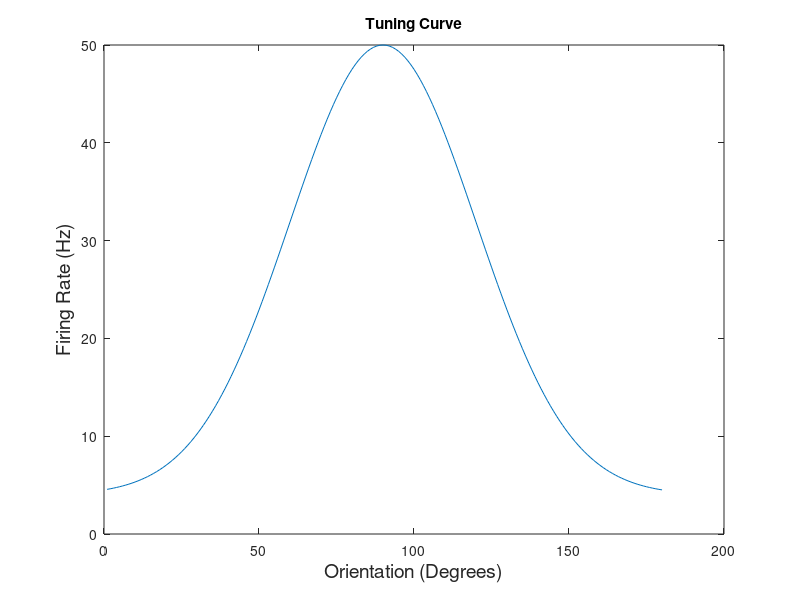
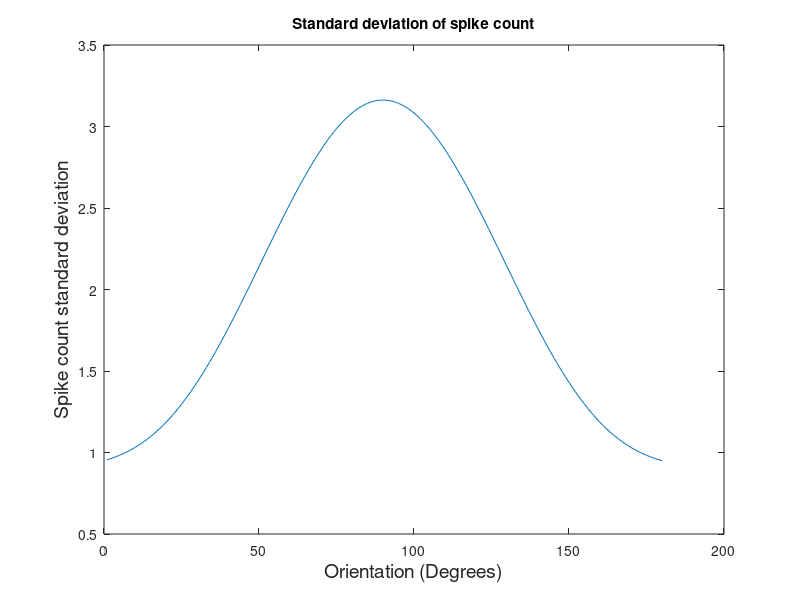
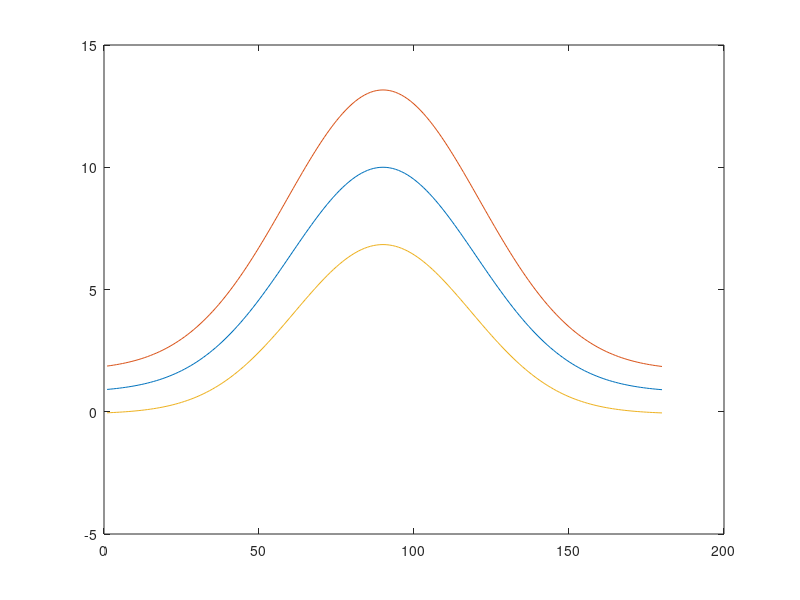

The MATLAB source for these figures, in order: (Note: this script raises an error after producing the figures.)
%% PS3
clear all
close all
load("LGN_FFdata.mat")

%% Part 1A

theta=[1:1:180];
ro=4
rmax=46;
sigma=30;
target_ori = 90;

for theta=1:180
    orituning(theta)=ro+rmax*exp(1).^(-(theta-target_ori).^2/(2*sigma^2));
end
figure
plot(orituning)
ylabel('Firing Rate (Hz)', 'Fontsize', 14)
xlabel('Orientation (Degrees)', 'Fontsize', 14)
title('Tuning Curve')

%% Part 1B


mean_spk_cnt = orituning*.2; % orituning is in Hz (spikes per second) and we are sampling from .2 seconds
stdev_spk_cnt = sqrt(mean_spk_cnt); %know variance equals mean and variance = standard deviation ^2
figure
plot(stdev_spk_cnt)
ylabel('Spike count standard deviation', 'Fontsize', 14)
xlabel('Orientation (Degrees)', 'Fontsize', 14)
title('Standard deviation of spike count')


%% Part 1C
figure
plot(mean_spk_cnt)
hold on
plot(mean_spk_cnt+stdev_spk_cnt)
hold on 
plot(mean_spk_cnt+-1*stdev_spk_cnt)
hold on
yline(50*.2)
ylabel('Average spike count', 'Fontsize', 14)
xlabel('Orientation (Degrees)', 'Fontsize', 14)
title('Spike count with standard deviation included')
legend('mean spike count', 'positive standard deviation', 'negative standard deviation')

% Angles between 65 and 115 degrees correspond to a firing rate of 50Hz.
%% Part 1D

% The mean spike count at 60 degrees is 6.38 vs 10 at 90 degrees
% orientation. It would seem that 90 degrees is better 


%% Part 2A
z = numel(FFstim);
stimtime = [];
for t=1:z
    r=t*DTstim;
    stimtime(t,1)=FFstim(t);
    stimtime(t,2)= r;
end
firingrate = histc(FFspks, -1e-8:DTstim:120.0081);

stim_spk=[]
for t=1:numel(firingrate)
    if firingrate(t)>0
        stim_spk=[stim_spk, FFstim(t,1)];
    end
    t;
end

mean(stim_spk)

%This spike triggered average is not surprising because the stimulus seems pretty close to 0, which
% indicates that the stimulus leading to the spikes are both negatiive
%and positive. This makes sense because the stimulus with no lag is
%probably not actually related to the firing of the spike and thus the
%stimulus would be somewhat random. This would result in an average close
%to 0 as the average of a large number of random stimuli would likely hover
%near 0.

%% Part 2B
TS=.100/.0083; %Number of timesteps for stimulus (About 12 timepoints)
mean_stim_spk_lag=[]
for lag=1:TS
stim_spk=[];
mean_stim_spk=[];
for t=10:numel(firingrate) % start after first 2 spikes
    if firingrate(t)>0
        stim_spk=[stim_spk, FFstim(t-lag,1)]; % add timing of spike stimulus   
    else
    t;
    end
end
mean_stim_spk=mean(stim_spk); % average mean spike stim for this version of lag
mean_stim_spk_lag =[mean_stim_spk_lag, mean(mean_stim_spk)];
end
 figure
 plot(flip(mean_stim_spk_lag))
 xlabel("lag (.0083ms steps)")
 ylabel("Stimulus")
 
 %% Part 3A

load("FFrf.mat");
Kdan1=(Kdan)/norm(Kdan);
g = g_convolve(FFstim,Kdan1,1);
figure
plot(g)
xlim([800/8.3 1000/8.3])

%% Part 3B
x=histc(g,-6:0.2:6);
for t = 1:61
    v=-6+(t*.2);
    x(t,2)=v;
end
figure
plot(x(:,2),x(:,1))
%% Part 3C


f=[]
for t=1:14391 % Create an array for filtered stimulus just when the spikes occur
    if firingrate(t)>0;
        f=[f, g(t)];
    else
    t;
    end
end

f=transpose(f);



y=histc(f,-6:0.2:6);
for t = 1:61
    v=-6+(t*.2);
    y(t,2)=v;
end

figure
plot(x(:,2),x(:,1))
hold on
plot(y(:,2),y(:,1))

%% Part 3D
% Set g and f to just when above zero, if not, set to 0
for t=1:numel(g)
    if g(t)<0
        g(t)=0;
    else
        t;
    end
end

for t=1:numel(f)
    if f(t)<0
        f(t)=0;
    else
        t;
    end
end

h=histc(f,0:.2:4);
j=histc(g,0:.2:4);

spk_nonlinearity = h./j;
for t = 1:21
    v=0+(t*.2);
    spk_nonlinearity(t,2)=v;
end
figure
plot(spk_nonlinearity(:,2), spk_nonlinearity(:,1))
xlabel("stimulus")
ylabel("Probability")
xlim([0 5])
ylim([0 1.1])



%% Part 4A

%Was not able to complete part 4

firingrate = histc(FFspksR, -1e-4:DTstim:10);
firingrate = transpose(firingrate)

figure
plot(firingrate)
xlim([800 1000])
xlabel("time (ms)")
ylabel("Firing rate (Hz)")

%% Part 4B

g = g_convolve(FFstimR,Kdan1,1);
var(g)
plot(g)
xlim([800 1000])

%% Part 4C
filt_stim = histc(g,0:.2:4);
pred_firingrate = spk_nonlinearity(:,1).*filt_stim;


figure
plot(firingrate)
xlim([800 1000])
figure
plot(spk_nonlinearity(:,2),pred_firingrate,':')
xlim([.8 1])
xlabel("time (seconds)")
ylabel("Firing rate (Hz)")
hold off
